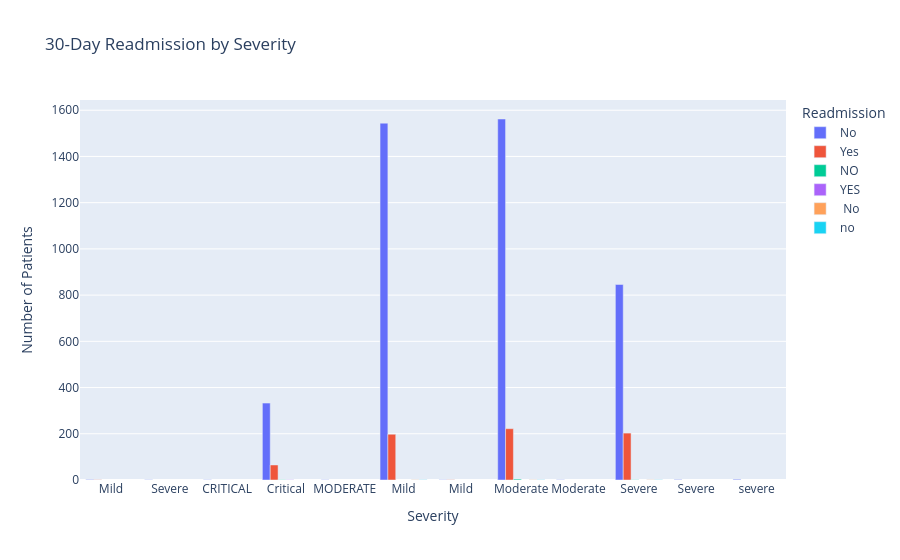

This figure's notebook cell:
### Markdown cell above
<div style="padding:14px; border-left:5px solid #2E8B57; background-color:#F8FFF9; border-radius:8px;">

<h3 style="color:#236B45; font-size:22px;">🔄 30-DAY READMISSION BY SEVERITY</h3>

</div>

### Code cell
readmission_severity = (
    df.groupby(['Severity', 'Readmission_Within_30_Days'])
      .size()
      .reset_index(name='Patient_Count')
)

fig = px.bar(
    readmission_severity,
    x='Severity',
    y='Patient_Count',
    color='Readmission_Within_30_Days',
    barmode='group',
    title='30-Day Readmission by Severity',
    labels={
        'Severity': 'Severity',
        'Patient_Count': 'Number of Patients',
        'Readmission_Within_30_Days': 'Readmission'
    }
)

fig.show()

### Figure 1 — Plotly figure (JSON) as saved in the notebook; plotly's stock layout.template omitted (floating-point values rounded to 4 significant figures)
{"data": [{"alignmentgroup": "True", "hovertemplate": "Readmission=No<br>Severity=%{x}<br>Number of Patients=%{y}<extra></extra>", "legendgroup": "No", "marker": {"color": "#636efa", "pattern": {"shape": ""}}, "name": "No", "offsetgroup": "No", "orientation": "v", "showlegend": true, "textposition": "auto", "type": "bar", "x": [" Mild", " Severe", "CRITICAL", "Critical", "MODERATE", "Mild", "Mild ", "Moderate", "Moderate ", "Severe", "Severe ", "severe"], "xaxis": "x", "y": [2, 1, 1, 333, 1, 1544, 1, 1562, 1, 846, 2, 3], "yaxis": "y"}, {"alignmentgroup": "True", "hovertemplate": "Readmission=Yes<br>Severity=%{x}<br>Number of Patients=%{y}<extra></extra>", "legendgroup": "Yes", "marker": {"color": "#EF553B", "pattern": {"shape": ""}}, "name": "Yes", "offsetgroup": "Yes", "orientation": "v", "showlegend": true, "textposition": "auto", "type": "bar", "x": [" Mild", "Critical", "Mild", "Mild ", "Moderate", "Severe"], "xaxis": "x", "y": [1, 65, 198, 1, 222, 203], "yaxis": "y"}, {"alignmentgroup": "True", "hovertemplate": "Readmission=NO<br>Severity=%{x}<br>Number of Patients=%{y}<extra></extra>", "legendgroup": "NO", "marker": {"color": "#00cc96", "pattern": {"shape": ""}}, "name": "NO", "offsetgroup": "NO", "orientation": "v", "showlegend": true, "textposition": "auto", "type": "bar", "x": ["Critical", "Moderate", "Severe"], "xaxis": "x", "y": [1, 4, 1], "yaxis": "y"}, {"alignmentgroup": "True", "hovertemplate": "Readmission=YES<br>Severity=%{x}<br>Number of Patients=%{y}<extra></extra>", "legendgroup": "YES", "marker": {"color": "#ab63fa", "pattern": {"shape": ""}}, "name": "YES", "offsetgroup": "YES", "orientation": "v", "showlegend": true, "textposition": "auto", "type": "bar", "x": ["Critical"], "xaxis": "x", "y": [1], "yaxis": "y"}, {"alignmentgroup": "True", "hovertemplate": "Readmission= No<br>Severity=%{x}<br>Number of Patients=%{y}<extra></extra>", "legendgroup": " No", "marker": {"color": "#FFA15A", "pattern": {"shape": ""}}, "name": " No", "offsetgroup": " No", "orientation": "v", "showlegend": true, "textposition": "auto", "type": "bar", "x": ["Mild", "Moderate", "Severe"], "xaxis": "x", "y": [1, 1, 1], "yaxis": "y"}, {"alignmentgroup": "True", "hovertemplate": "Readmission=no<br>Severity=%{x}<br>Number of Patients=%{y}<extra></extra>", "legendgroup": "no", "marker": {"color": "#19d3f3", "pattern": {"shape": ""}}, "name": "no", "offsetgroup": "no", "orientation": "v", "showlegend": true, "textposition": "auto", "type": "bar", "x": ["Mild", "Moderate", "Severe"], "xaxis": "x", "y": [1, 1, 1], "yaxis": "y"}], "layout": {"barmode": "group", "legend": {"title": {"text": "Readmission"}, "tracegroupgap": 0}, "title": {"text": "30-Day Readmission by Severity"}, "xaxis": {"anchor": "y", "domain": [0, 1], "title": {"text": "Severity"}}, "yaxis": {"anchor": "x", "domain": [0, 1], "title": {"text": "Number of Patients"}}}}
